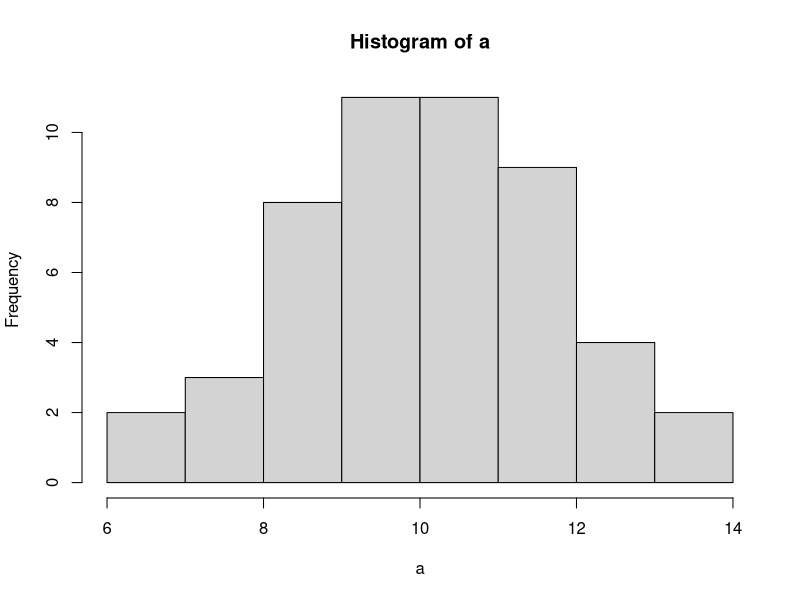
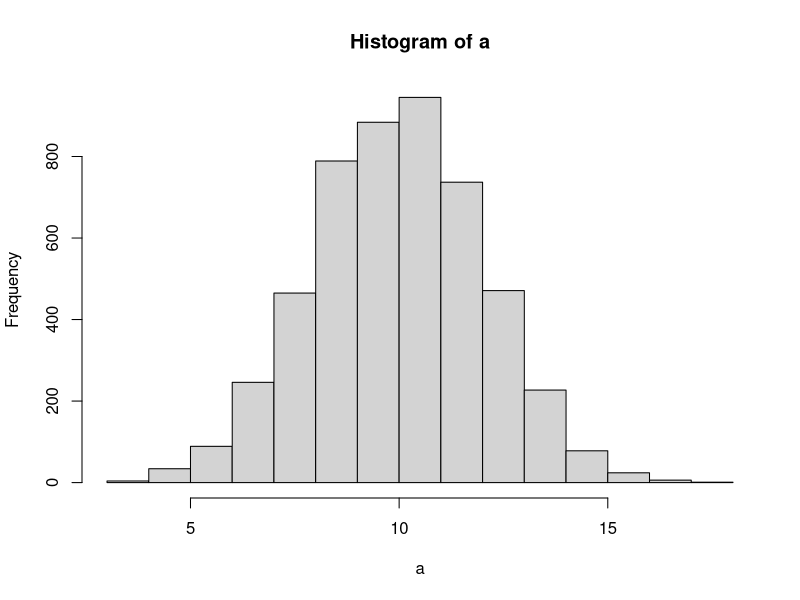
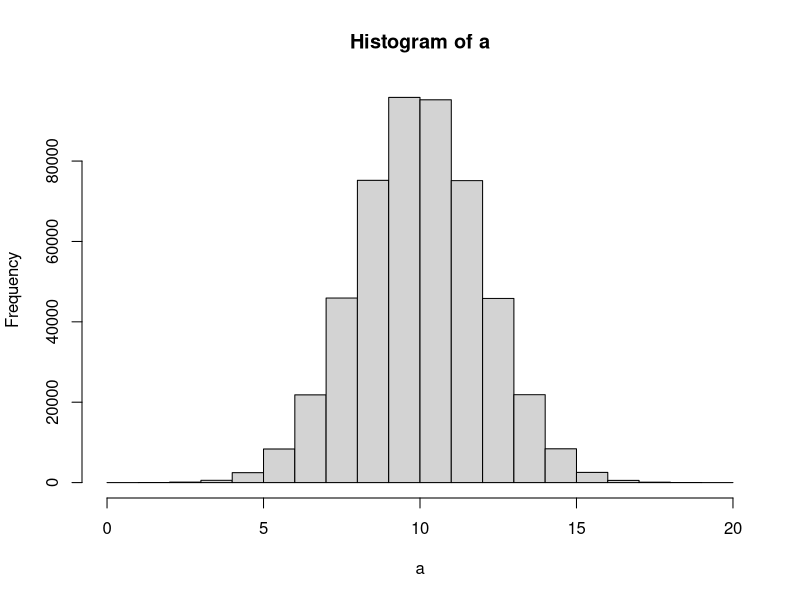

Here is the R script that generated these plots, in order:
## ---- chunk 1
# mu = 10 , varianza = 4
MEDIA <- 10
DESVIACION <- 2  # RAIZ CUADRADA DE 4
MUESTRAS <-50
a <- rnorm(MUESTRAS, MEDIA,DESVIACION)
hist(a)

## ---- chunk 2
# mu = 10 , varianza = 4
MEDIA <- 10
DESVIACION <- 2  # RAIZ CUADRADA DE 4
MUESTRAS <- 5000
a <- rnorm(MUESTRAS, MEDIA,DESVIACION)
hist(a)

## ---- chunk 3

# mu = 10 , varianza = 4
MEDIA <- 10
DESVIACION <- 2  # RAIZ CUADRADA DE 4
MUESTRAS <- 500000
a <- rnorm(MUESTRAS, MEDIA,DESVIACION)
hist(a)

## ---- chunk 4
# Regla de Sturges
1 + 3.3*log(200000)

## ---- chunk 5
# Simulacion de Naipes
# Crea naipe, se crean los vectores de los numeros y de los simbolos.
num=rep(1:13,4)
num

# Forma de generar la baraja
baraja1=c(rep("corazon",13),rep("trebol",13),rep("espada",13),rep("diamante",13))
baraja1

# Otra forma de generar la baraja
baraja2=rep(c("corazon","trebol","espada","diamante"),each=13)
baraja2

# Asigna un indice para cada carta de la barajas
naipe=cbind(num,baraja2)
naipe
## ---- chunk 6
#Barajar las cartas
naipe[sample(1:52,52,F),]

# Se escogen 4 cartas
g=sample(1:52,4,F)

# El jugador 1 coge sus 4 cartas
Jugador1=naipe[g,]

# Se calcula el nuevo juego de naipe
naipe2= naipe[-g,]

# El jugador 2 coge sus 4 cartas
Jugador2=naipe2[sample(1:48,4,F),]


